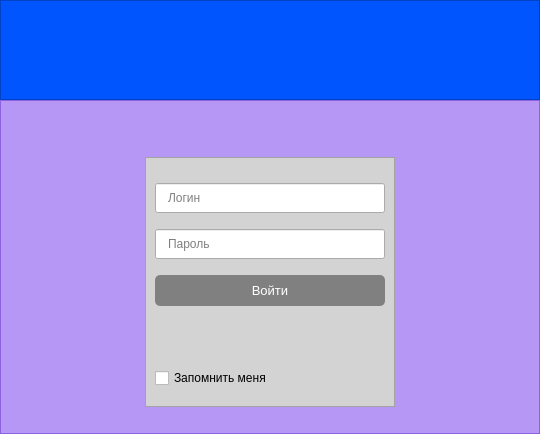
<?xml version="1.0" encoding="UTF-8"?>
<ui version="4.0">
 <class>MainWindow</class>
 <widget class="QMainWindow" name="MainWindow">
  <property name="geometry">
   <rect>
    <x>0</x>
    <y>0</y>
    <width>540</width>
    <height>434</height>
   </rect>
  </property>
  <property name="windowTitle">
   <string>Авторизация</string>
  </property>
  <widget class="QWidget" name="centralwidget">
   <property name="styleSheet">
    <string notr="true">font: 10pt &quot;Segoe UI&quot;;</string>
   </property>
   <layout class="QGridLayout" name="gridLayout_2">
    <property name="leftMargin">
     <number>0</number>
    </property>
    <property name="topMargin">
     <number>0</number>
    </property>
    <property name="rightMargin">
     <number>0</number>
    </property>
    <property name="bottomMargin">
     <number>0</number>
    </property>
    <property name="spacing">
     <number>0</number>
    </property>
    <item row="0" column="0">
     <layout class="QVBoxLayout" name="verticalLayout_2">
      <property name="spacing">
       <number>0</number>
      </property>
      <item>
       <widget class="QFrame" name="header">
        <property name="minimumSize">
         <size>
          <width>0</width>
          <height>100</height>
         </size>
        </property>
        <property name="maximumSize">
         <size>
          <width>16777215</width>
          <height>100</height>
         </size>
        </property>
        <property name="styleSheet">
         <string notr="true">background-color: rgb(0, 85, 255);</string>
        </property>
        <property name="frameShape">
         <enum>QFrame::StyledPanel</enum>
        </property>
        <property name="frameShadow">
         <enum>QFrame::Raised</enum>
        </property>
       </widget>
      </item>
      <item>
       <widget class="QFrame" name="base">
        <property name="styleSheet">
         <string notr="true">QFrame{
	background-color: rgba(95, 15, 255,100);
}</string>
        </property>
        <property name="frameShape">
         <enum>QFrame::StyledPanel</enum>
        </property>
        <property name="frameShadow">
         <enum>QFrame::Raised</enum>
        </property>
        <layout class="QGridLayout" name="gridLayout">
         <property name="leftMargin">
          <number>0</number>
         </property>
         <property name="topMargin">
          <number>0</number>
         </property>
         <property name="rightMargin">
          <number>0</number>
         </property>
         <property name="bottomMargin">
          <number>0</number>
         </property>
         <property name="spacing">
          <number>0</number>
         </property>
         <item row="0" column="0">
          <layout class="QHBoxLayout" name="horizontalLayout">
           <item>
            <spacer name="horizontalSpacer">
             <property name="orientation">
              <enum>Qt::Horizontal</enum>
             </property>
             <property name="sizeHint" stdset="0">
              <size>
               <width>40</width>
               <height>20</height>
              </size>
             </property>
            </spacer>
           </item>
           <item>
            <widget class="QFrame" name="form_2">
             <property name="minimumSize">
              <size>
               <width>250</width>
               <height>250</height>
              </size>
             </property>
             <property name="maximumSize">
              <size>
               <width>250</width>
               <height>220</height>
              </size>
             </property>
             <property name="styleSheet">
              <string notr="true">QFrame{
	
	background-color: lightgrey;
}

QLineEdit{
	padding:0 10 0 10;
}</string>
             </property>
             <property name="frameShape">
              <enum>QFrame::StyledPanel</enum>
             </property>
             <property name="frameShadow">
              <enum>QFrame::Raised</enum>
             </property>
             <layout class="QVBoxLayout" name="verticalLayout">
              <property name="spacing">
               <number>0</number>
              </property>
              <property name="bottomMargin">
               <number>0</number>
              </property>
              <item>
               <widget class="QLineEdit" name="login_line">
                <property name="minimumSize">
                 <size>
                  <width>205</width>
                  <height>30</height>
                 </size>
                </property>
                <property name="maximumSize">
                 <size>
                  <width>16777215</width>
                  <height>30</height>
                 </size>
                </property>
                <property name="maxLength">
                 <number>30</number>
                </property>
                <property name="frame">
                 <bool>true</bool>
                </property>
                <property name="echoMode">
                 <enum>QLineEdit::Normal</enum>
                </property>
                <property name="placeholderText">
                 <string>Логин</string>
                </property>
                <property name="clearButtonEnabled">
                 <bool>true</bool>
                </property>
               </widget>
              </item>
              <item>
               <widget class="QLineEdit" name="password_line">
                <property name="minimumSize">
                 <size>
                  <width>205</width>
                  <height>30</height>
                 </size>
                </property>
                <property name="maximumSize">
                 <size>
                  <width>16777215</width>
                  <height>30</height>
                 </size>
                </property>
                <property name="maxLength">
                 <number>30</number>
                </property>
                <property name="frame">
                 <bool>true</bool>
                </property>
                <property name="echoMode">
                 <enum>QLineEdit::Password</enum>
                </property>
                <property name="placeholderText">
                 <string>Пароль</string>
                </property>
                <property name="clearButtonEnabled">
                 <bool>true</bool>
                </property>
               </widget>
              </item>
              <item>
               <widget class="QPushButton" name="submit_button">
                <property name="minimumSize">
                 <size>
                  <width>205</width>
                  <height>30</height>
                 </size>
                </property>
                <property name="maximumSize">
                 <size>
                  <width>16777215</width>
                  <height>31</height>
                 </size>
                </property>
                <property name="font">
                 <font>
                  <family>Segoe UI</family>
                  <pointsize>10</pointsize>
                 </font>
                </property>
                <property name="styleSheet">
                 <string notr="true">QPushButton {
	background-color:grey;
	border-radius:5px;
	color:rgb(255, 255, 255);
}

QPushButton:hover {
	border: 2px solid rgb(247, 247, 247);
}

QPushButton:pressed {
	background-color: rgb(88, 88, 88);
}



</string>
                </property>
                <property name="text">
                 <string>Войти</string>
                </property>
               </widget>
              </item>
              <item>
               <widget class="QLabel" name="message_info">
                <property name="enabled">
                 <bool>true</bool>
                </property>
                <property name="maximumSize">
                 <size>
                  <width>16777215</width>
                  <height>30</height>
                 </size>
                </property>
                <property name="text">
                 <string/>
                </property>
                <property name="alignment">
                 <set>Qt::AlignCenter</set>
                </property>
               </widget>
              </item>
              <item>
               <widget class="QCheckBox" name="saveme_chbox">
                <property name="text">
                 <string>Запомнить меня</string>
                </property>
               </widget>
              </item>
             </layout>
            </widget>
           </item>
           <item>
            <spacer name="horizontalSpacer_2">
             <property name="orientation">
              <enum>Qt::Horizontal</enum>
             </property>
             <property name="sizeHint" stdset="0">
              <size>
               <width>40</width>
               <height>20</height>
              </size>
             </property>
            </spacer>
           </item>
          </layout>
         </item>
        </layout>
       </widget>
      </item>
     </layout>
    </item>
   </layout>
  </widget>
 </widget>
 <resources/>
 <connections/>
</ui>
